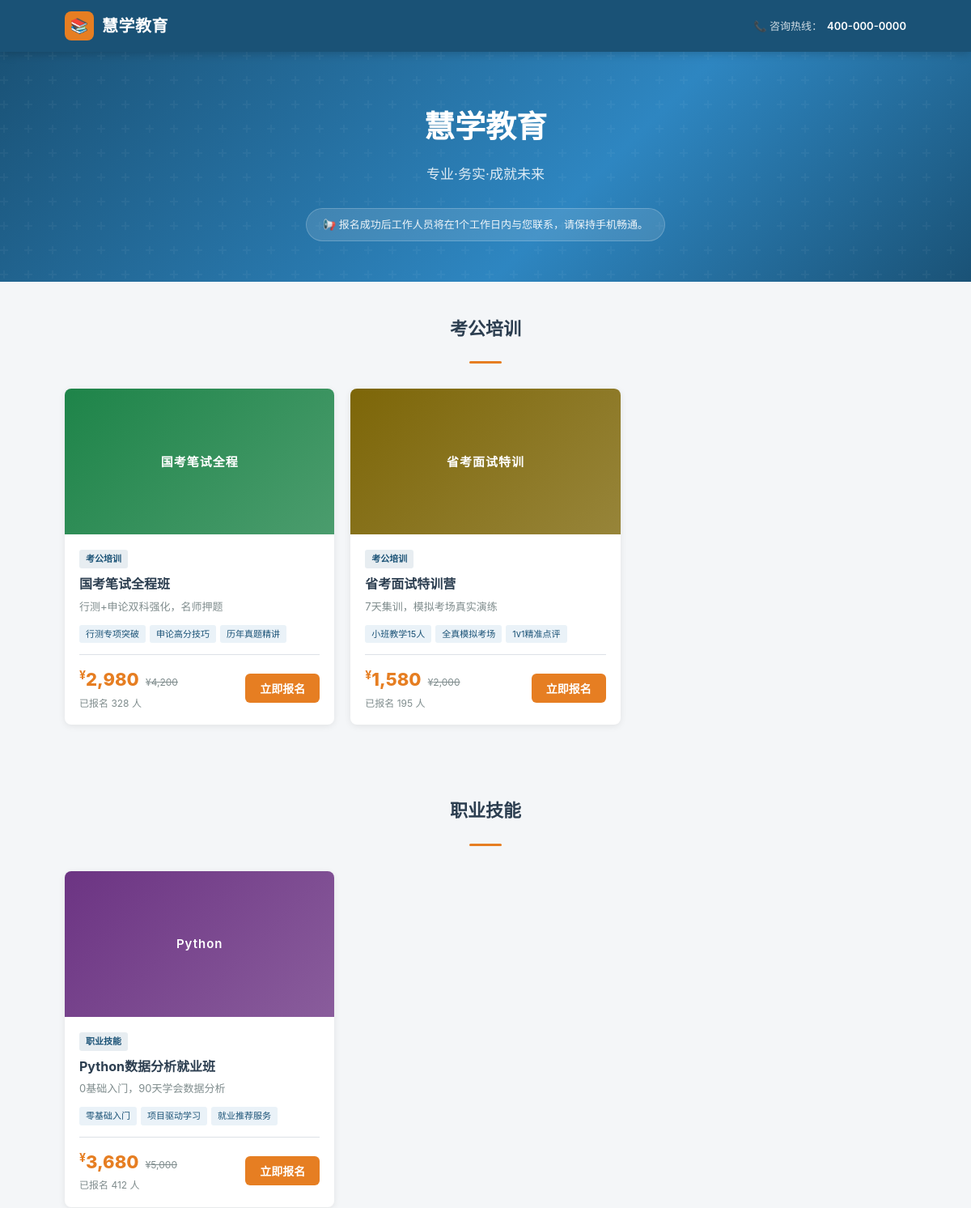
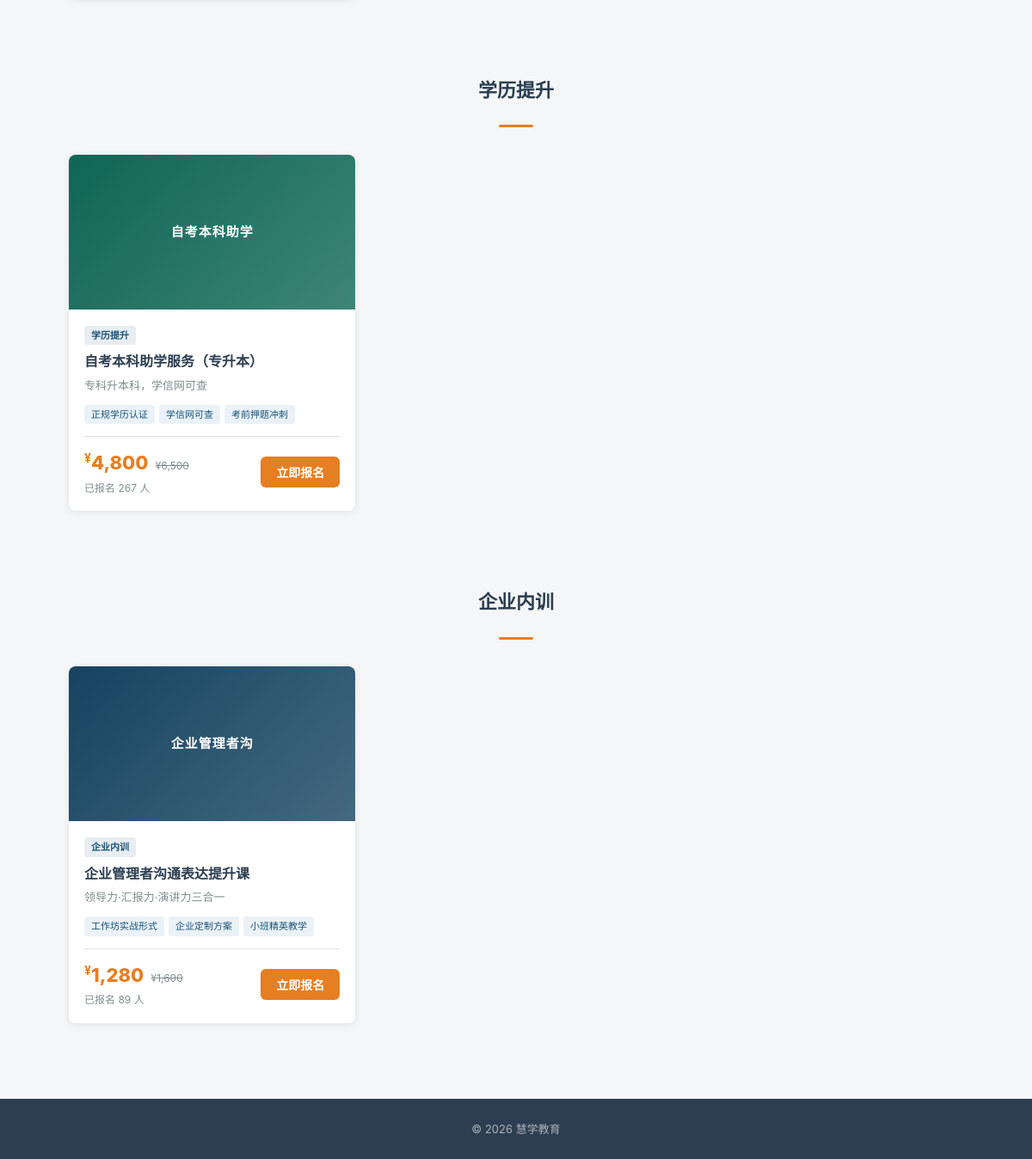
The page / on the database its author committed (2 pictures, top to bottom).
### tables this page shows
CREATE TABLE IF NOT EXISTS `products` (
  `id` int(11) NOT NULL AUTO_INCREMENT,
  `category_id` int(11) DEFAULT NULL,
  `name` varchar(255) NOT NULL,
  `subtitle` varchar(255) DEFAULT NULL,
  `description` text DEFAULT NULL,
  `price` decimal(10,2) NOT NULL DEFAULT 0.00,
  `original_price` decimal(10,2) DEFAULT NULL COMMENT '划线价',
  `image` varchar(500) DEFAULT NULL,
  `features` text DEFAULT NULL COMMENT 'JSON格式特色卖点',
  `status` tinyint(1) NOT NULL DEFAULT 1 COMMENT '1上架 0下架',
  `sort_order` int(11) NOT NULL DEFAULT 0,
  `sales` int(11) NOT NULL DEFAULT 0 COMMENT '虚拟销量',
  `created_at` timestamp NOT NULL DEFAULT current_timestamp(),
  `updated_at` timestamp NOT NULL DEFAULT current_timestamp() ON UPDATE current_timestamp(),
  PRIMARY KEY (`id`),
  KEY `idx_status` (`status`),
  KEY `idx_category` (`category_id`)
);

CREATE TABLE IF NOT EXISTS `categories` (
  `id` int(11) NOT NULL AUTO_INCREMENT,
  `name` varchar(100) NOT NULL,
  `sort_order` int(11) NOT NULL DEFAULT 0,
  `status` tinyint(1) NOT NULL DEFAULT 1,
  PRIMARY KEY (`id`)
);

### includes/db.php (called while the page is built, shortened)
<?php
class DB
{
    private static ?PDO $instance = null;
    public static function get(): PDO
    {
        if (self::$instance === null) {
            $dsn = sprintf(
                'mysql:host=%s;port=%d;dbname=%s;charset=%s',
                DB_HOST, DB_PORT, DB_NAME, DB_CHARSET
            );
            $options = [
                PDO::ATTR_ERRMODE            => PDO::ERRMODE_EXCEPTION,
                PDO::ATTR_DEFAULT_FETCH_MODE => PDO::FETCH_ASSOC,
                PDO::ATTR_EMULATE_PREPARES   => false,
            ];
            try {
                self::$instance = new PDO($dsn, DB_USER, DB_PASS, $options);
            } catch (PDOException $e) {
                error_log('DB Connection failed: ' . $e->getMessage());
                http_response_code(500);
                exit('服务暂时不可用，请稍后重试。');
            }
        }
        return self::$instance;
    }
    public static function query(string $sql, array $params = []): array
    {
        $stmt = self::get()->prepare($sql);
        $stmt->execute($params);
        return $stmt->fetchAll();
    }
    public static function queryOne(string $sql, array $params = []): array|false
    {
        $stmt = self::get()->prepare($sql);
        $stmt->execute($params);
        return $stmt->fetch();
    }
}

### includes/functions.php (called while the page is built, shortened)
<?php
require_once __DIR__ . '/db.php';
function setting(string $key, string $default = ''): string
{
    static $cache = [];
    if (!isset($cache[$key])) {
        $row = DB::queryOne('SELECT `value` FROM settings WHERE `key` = ?', [$key]);
        $cache[$key] = $row ? (string)$row['value'] : $default;
    }
    return $cache[$key];
}
function h(mixed $value): string
{
    return htmlspecialchars((string)$value, ENT_QUOTES | ENT_SUBSTITUTE, 'UTF-8');
}
function get_products(bool $only_active = true): array
{
    $sql = 'SELECT p.*, c.name AS category_name
            FROM products p
            LEFT JOIN categories c ON c.id = p.category_id';
    if ($only_active) {
        $sql .= ' WHERE p.status = 1';
    }
    $sql .= ' ORDER BY p.sort_order ASC, p.id ASC';
    return DB::query($sql);
}

### index.php (the view, shortened to what this page needs)
<?php
require_once __DIR__ . '/includes/functions.php';
$site_name    = setting('site_name', '慧学教育');
$site_subtitle = setting('site_subtitle', '专业·务实·成就未来');
$site_phone   = setting('site_phone', '');
$site_notice  = setting('site_notice', '');
$products = get_products(true);
$grouped = [];
foreach ($products as $p) {
    $grouped[$p['category_name'] ?? '其他'][] = $p;
}
$card_colors = [
    '#1a5276', '#1e8449', '#7d6608', '#6c3483', '#0e6655',
    '#154360', '#117864', '#4a235a', '#78281f'
];
?>
<!DOCTYPE html>
<html lang="zh-CN">
<head>
  <link rel="stylesheet" href="/assets/css/style.css">
</head>
<body>
<header class="site-header">
  <div class="container">
    <a href="/" class="site-logo">
      <div class="logo-icon">📚</div>
      <?= h($site_name) ?>
    </a>
    <?php if ($site_phone): ?>
    <div class="header-contact">
      📞 咨询热线：<span><?= h($site_phone) ?></span>
    </div>
    <?php endif; ?>
  </div>
</header>
<section class="hero">
  <h1><?= h($site_name) ?></h1>
  <p><?= h($site_subtitle) ?></p>
  <?php if ($site_notice): ?>
  <div class="notice-bar">
    📢 <?= h($site_notice) ?>
  </div>
  <?php endif; ?>
</section>
<div class="container">
  <?php if (empty($products)): ?>
    <div style="text-align:center;padding:60px 20px;color:#7f8c8d;">
      <div style="font-size:48px;margin-bottom:16px;">📋</div>
      <p>暂无上架商品，请稍后再来。</p>
    </div>
  <?php else: ?>
    <?php foreach ($grouped as $cat_name => $cat_products): ?>
    <div class="section-head">
      <h2><?= h($cat_name) ?></h2>
      <div class="line"></div>
    </div>
    <div class="products-grid">
      <?php foreach ($cat_products as $index => $product):
        $features = [];
        if (!empty($product['features'])) {
            $features = json_decode($product['features'], true) ?: [];
        }
        $color = $card_colors[$product['id'] % count($card_colors)];
      ?>
      <div class="product-card" onclick="location.href='/product.php?id=<?= $product['id'] ?>'">
        <?php if (!empty($product['image']) && file_exists(UPLOAD_DIR . $product['image'])): ?>
          <img class="card-img" src="<?= UPLOAD_URL . h($product['image']) ?>" alt="<?= h($product['name']) ?>">
        <?php else: ?>
          <div class="card-img-placeholder" style="background: linear-gradient(135deg, <?= $color ?>, <?= $color ?>cc);">
            <?= h(mb_substr($product['name'], 0, 6)) ?>
          </div>
        <?php endif; ?>
        <div class="card-body">
          <div class="category-tag"><?= h($product['category_name'] ?? '') ?></div>
          <h3><?= h($product['name']) ?></h3>
          <?php if ($product['subtitle']): ?>
            <div class="subtitle"><?= h($product['subtitle']) ?></div>
          <?php endif; ?>
          <?php if (!empty($features)): ?>
          <div class="features-tags">
            <?php foreach (array_slice($features, 0, 3) as $feat): ?>
              <span class="feat-tag"><?= h($feat) ?></span>
            <?php endforeach; ?>
          </div>
          <?php endif; ?>
          <div class="card-footer">
            <div class="price-block">
              <span class="price-now"><sup>¥</sup><?= number_format((float)$product['price'], 0) ?></span>
              <?php if ($product['original_price'] && $product['original_price'] > $product['price']): ?>
                <span class="price-orig">¥<?= number_format((float)$product['original_price'], 0) ?></span>
              <?php endif; ?>
              <div class="sales-count">已报名 <?= (int)$product['sales'] ?> 人</div>
            </div>
            <button class="btn-enroll">立即报名</button>
          </div>
        </div>
      </div>
      <?php endforeach; ?>
    </div>
    <?php endforeach; ?>
  <?php endif; ?>
</div>
<footer class="site-footer">
  <p>© <?= date('Y') ?> <?= h($site_name) ?>
  </p>
</footer>
</body>
</html>

### rows shown on the page
products: name "国考笔试全程", category.name "考公培训", name "国考笔试全程班", subtitle "行测+申论双科强化，名师押题", features "行测专项突破", features "申论高分技巧", features "历年真题精讲", price "2,980", original_price "4,200", sales "328"
products: name "省考面试特训", category.name "考公培训", name "省考面试特训营", subtitle "7天集训，模拟考场真实演练", features "小班教学15人", features "全真模拟考场", features "1v1精准点评", price "1,580", original_price "2,000", sales "195"
products: name "Python", category.name "职业技能", name "Python数据分析就业班", subtitle "0基础入门，90天学会数据分析", features "零基础入门", features "项目驱动学习", features "就业推荐服务", price "3,680", original_price "5,000", sales "412"
products: name "自考本科助学", category.name "学历提升", name "自考本科助学服务（专升本）", subtitle "专科升本科，学信网可查", features "正规学历认证", features "学信网可查", features "考前押题冲刺", price "4,800", original_price "6,500", sales "267"
products: name "企业管理者沟", category.name "企业内训", name "企业管理者沟通表达提升课", subtitle "领导力·汇报力·演讲力三合一", features "工作坊实战形式", features "企业定制方案", features "小班精英教学", price "1,280", original_price "1,600", sales "89"

### other values the page prints
$site_name "慧学教育"
$site_phone "400-000-0000"
$site_subtitle "专业·务实·成就未来"
$site_notice "报名成功后工作人员将在1个工作日内与您联系，请保持手机畅通。"
$cat_name "考公培训"
$cat_name "职业技能"
$cat_name "学历提升"
$cat_name "企业内训"
